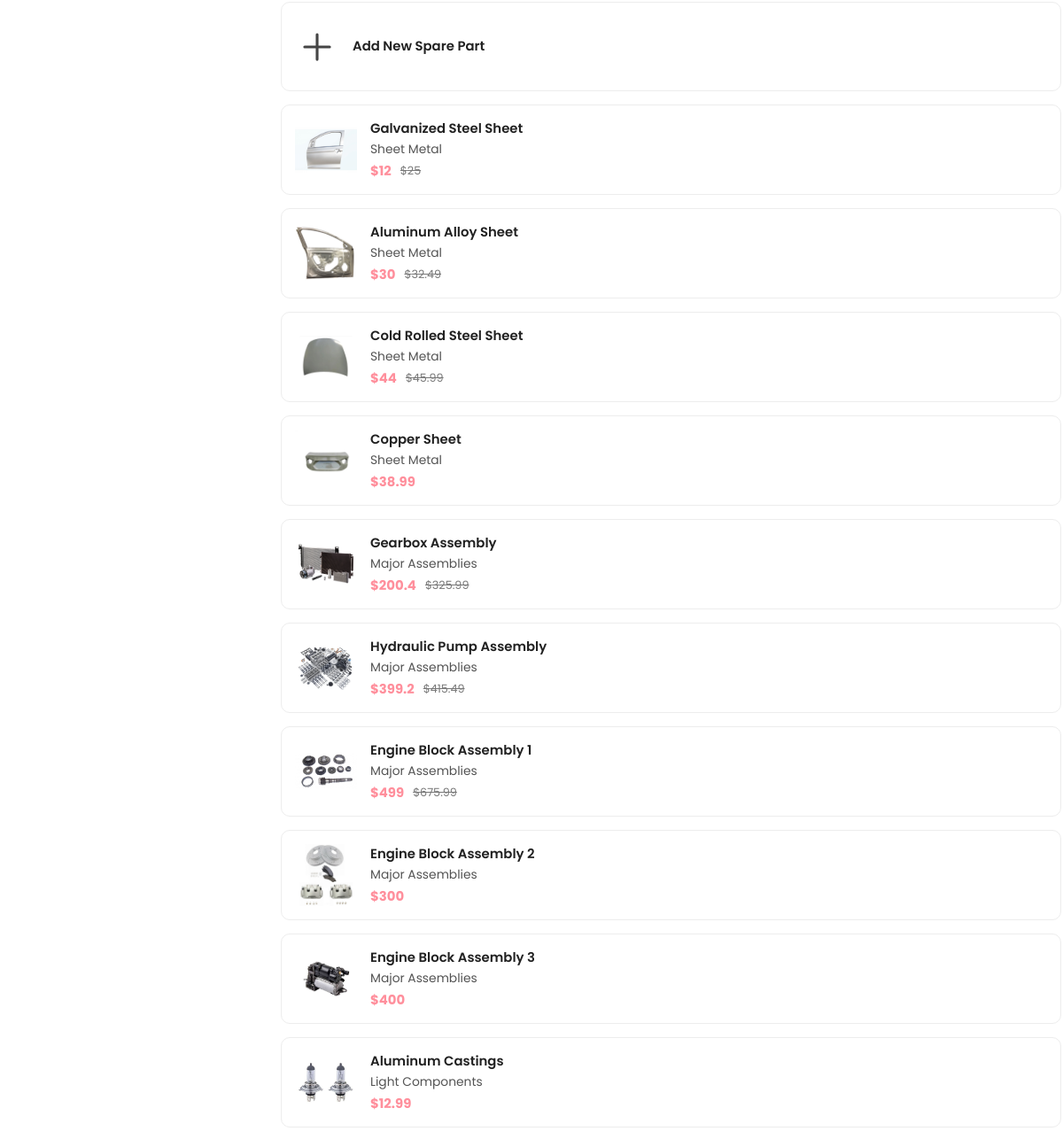
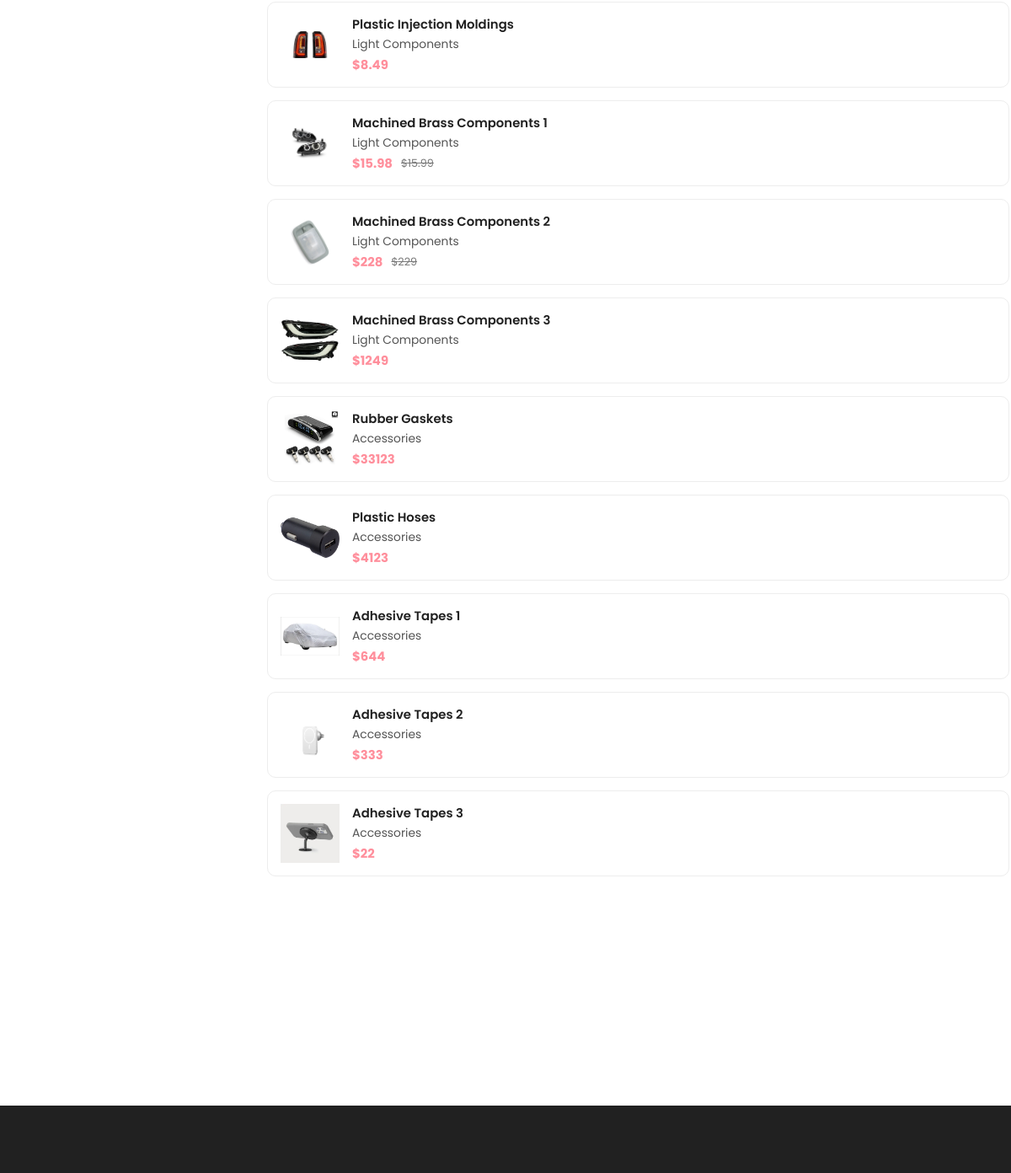
/salesManager/listOfProduct.php (signed in), run on an earlier commit of the app's database (2 pictures, top to bottom).
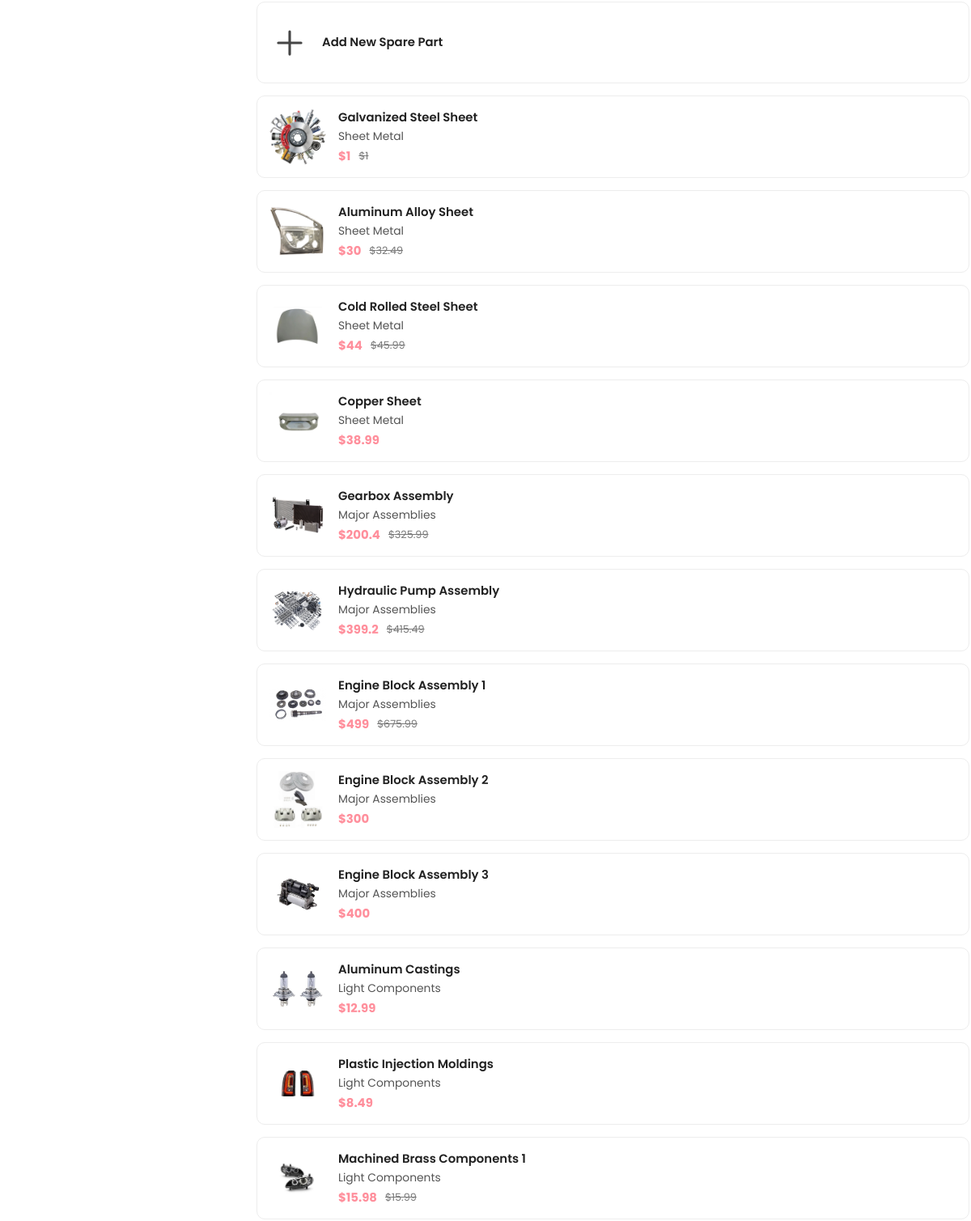
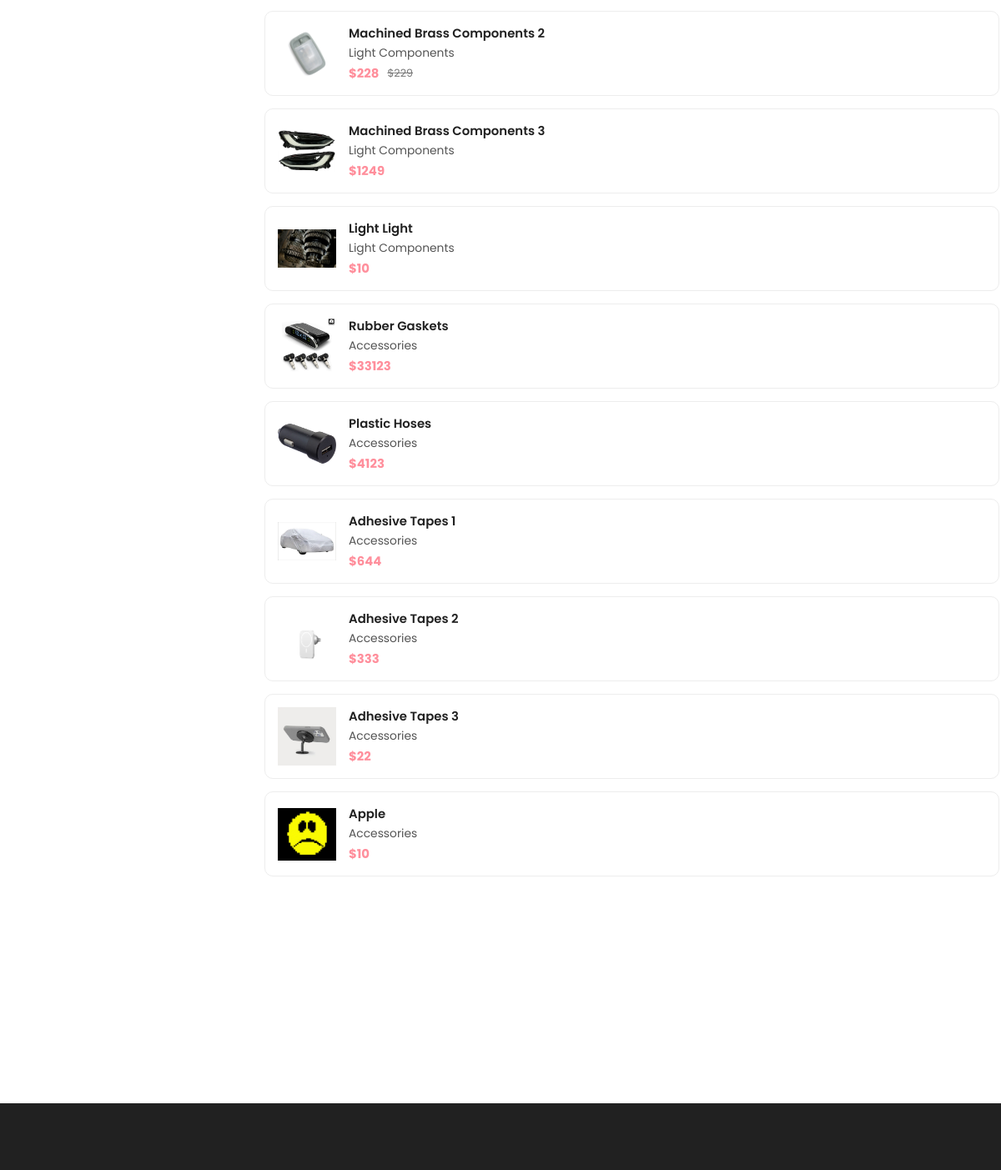
And on a later commit of the database (2 pictures, top to bottom).
### tables this page shows
CREATE TABLE IF NOT EXISTS `sparepart` (
  `sparePartNum` mediumint NOT NULL,
  `sparePartName` varchar(50) NOT NULL,
  `sparePartDescription` varchar(255) NOT NULL,
  `stockItemQty` smallint NOT NULL,
  `weight` float NOT NULL,
  `price` float NOT NULL,
  `discountPrice` float DEFAULT NULL,
  `sparePartImage` varchar(150) DEFAULT NULL,
  PRIMARY KEY (`sparePartNum`)
);

### salesManager/listOfProduct.php (the view, shortened to what this page needs)
<?php
require_once('../db/connect.php');
?>
<!DOCTYPE html>
<html lang="en">
<head>
  <link rel="stylesheet" href="./assets/css/style-prefix.css" />
</head>
<body>
  <main>
    <div class="product-container">
      <div class="container">
        <div class="product-box">
          <div class="product-minimal">
            <div class="product-showcase">
              <div class="showcase-wrapper has-scrollbar">
                <div class="showcase-container">
                  <div class="showcase" onclick="productAdd()" id="addPart">
                    <a href="#" class="showcase-img-box">
                      <ion-icon name="add-outline" id="addIcon"></ion-icon>
                    </a>
                    <div class="showcase-content">
                      <a href="#">
                        <h4 class="showcase-title">Add new Spare Part</h4>
                      </a>
                    </div>
                  </div>
                  <?php
                  $categoryID = 0;
                  if ($categoryID == 0) {
                    $sql = "SELECT * FROM sparePart";
                  } else {
                    $sql = "SELECT * FROM sparePart WHERE  sparePartNum like '" . $categoryID . "%'";
                  }
                  $result = $conn->query($sql);
                  if ($result->num_rows > 0) {
                    while ($row = $result->fetch_assoc()) {
                      $categoryName = "";
                      switch (substr($row["sparePartNum"], 0, 1)) {
                        case "1":
                          $categoryName = "Sheet Metal";
                          break;
                        case "2":
                          $categoryName = "Major Assemblies";
                          break;
                        case "3":
                          $categoryName = "Light Components";
                          break;
                        case "4":
                          $categoryName = "Accessories";
                          break;
                      };
                      echo ' <div class="showcase" onclick="ProductDetail(' . $row["sparePartNum"] . ')">
                        <a href="#" class="showcase-img-box">
                          <img
                            src="' . $row["sparePartImage"] . '"
                            width="70"
                            class="showcase-img"
                          />
                        </a>
                        <div class="showcase-content">
                          <a href="#"><h4 class="showcase-title">' . $row["sparePartName"] . '</h4></a>
                          <a class="showcase-category">' . $categoryName . '</a>';
                      if ($row["discountPrice"] == null) {
                        $price = $row["price"];
                        echo '<div class="price-box">
                          <p class="price">$' . $price . '</p>
                        </div>';
                      } else {
                        $price = $row["discountPrice"];
                        $delPrice = $row["price"];
                        echo '<div class="price-box">
                          <p class="price">$' . $price . '</p>
                          <del>$' . $delPrice . '</del>
                        </div>';
                      }
                      echo '
                        </div>
                      </div>';
                    }
                  }
                  ?>
                </div>
              </div>
            </div>
          </div>
        </div>
      </div>
    </div>
  </main>
  <footer></footer>
</body>
</html>

### salesManager/listOfProduct.php (style rules this page uses)
#addIcon { font-size: 50px; }
#addPart { height: 101px; }

What changed in the data, as far as the page shows it:
changed sparepart "Galvanized Steel Sheet": sparePartImage: a different picture; discountPrice "12" → "1"; price "25" → "1"
added sparepart: sparePartImage (picture), sparePartName "Light Light", sparePartNum "Light Components", price "10"
added sparepart: sparePartImage (picture), sparePartName "Apple", sparePartNum "Accessories", price "10"
